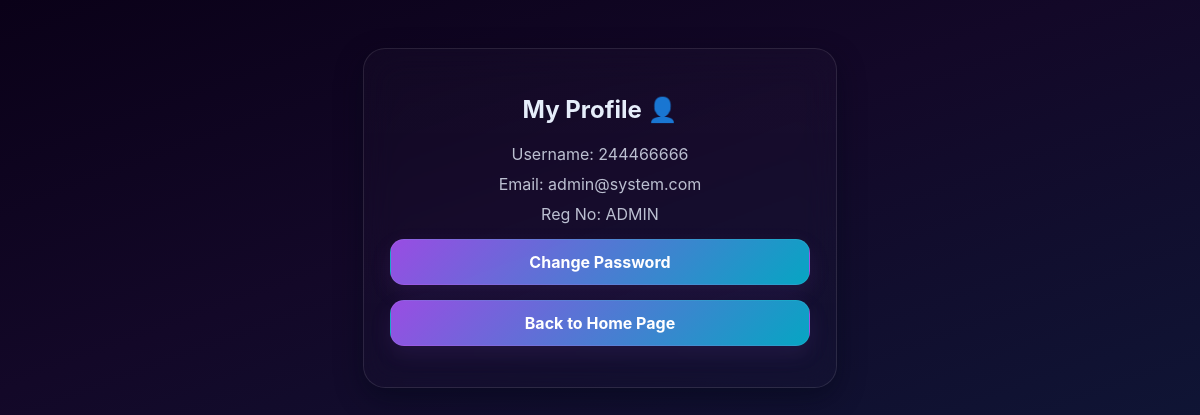
The app's page /profile (signed in) with its own data.
### app.py (models this page shows)
class User(db.Model):
    id = db.Column(db.Integer, primary_key=True)
    username = db.Column(db.String(80), unique=True, nullable=False)
    email = db.Column(db.String(120), unique=True, nullable=False)
    reg_number = db.Column(db.String(20), nullable=True)
    password = db.Column(db.String(200), nullable=False)
    is_admin = db.Column(db.Boolean, default=False)
    security_bike = db.Column(db.String(120), nullable=True)

### app.py (the view)
@app.route("/profile")
@login_required()
def profile():
    user = User.query.get(session["user_id"])
    return render_template("profile.html", user=user)

### app.py (called while the page is built, shortened)
@app.before_request
def create_admin_once():
    global admin_created

def login_required(admin_only=False):
    def decorator(f):
        @wraps(f)
        def wrapper(*args, **kwargs):
            if "user_id" not in session:
                return redirect(url_for("login"))
            if admin_only and not session.get("is_admin"):
                return "❌ Access Denied – Admin Only"
            return f(*args, **kwargs)
        return wrapper
    return decorator

@app.before_request
def block_unauthenticated_access():
    if request.endpoint == "static" or request.method == "OPTIONS":
        return
    open_endpoints = {"login", "register", "forgot_password"}
    if request.endpoint in open_endpoints:
        return
    if "user_id" not in session:
        return redirect(url_for("login"))

### templates/profile.html (shortened to what this page needs)
<!DOCTYPE html>
<html>
<head>
    <link rel="stylesheet" href="{{ url_for('static', filename='global.css') }}">
</head>
<body>
<div class="box">
    <h2>My Profile 👤</h2>
    <div class="info">Username: {{ user.username }}</div>
    <div class="info">Email: {{ user.email }}</div>
    <div class="info">Reg No: {{ user.reg_number }}</div>
    <a class="btn" href="/change_password">Change Password</a>
    <a class="btn" href="/home">Back to Home Page</a>
</div>
</body>
</html>

### templates/profile.html (style rules this page uses)
:root { --bg-deep:#0a0118; --bg-mid:#130828; --bg-navy:#0f1535; --glass: rgba(255,255,255,0.06); --glass-border: rgba(255,255,255,0.10); --neon-purple:#a855f7; --neon-cyan:#06b6d4; --text-primary:#e6eefb; --text-muted:rgba(230,238,251,0.8); --radius-lg:22px; }
body { background: linear-gradient(160deg,var(--bg-deep),var(--bg-mid) 45%,var(--bg-navy)); font-family: 'Inter','Poppins',sans-serif; color:var(--text-primary); padding: 40px; }
.box { width: 420px; margin: 0 auto; padding: 26px; background: linear-gradient(180deg, rgba(255,255,255,0.02), rgba(255,255,255,0.01)); border-radius: var(--radius-lg); backdrop-filter: blur(16px); border: 1px solid var(--glass-border); box-shadow: 0 10px 28px rgba(2,6,23,0.45); text-align:center }
.info { margin:10px 0; font-size:16px; color:var(--text-muted) }
.btn { padding:12px 20px; display:block; margin:15px auto; border-radius:14px; background: linear-gradient(135deg, rgba(168,85,247,0.9), rgba(6,182,212,0.9)); color:white; text-decoration:none; border: 1px solid rgba(255,255,255,0.06); font-weight:700; box-shadow: 0 8px 22px rgba(168,85,247,0.10) }

### records on screen
User: username "244466666", email "admin@system.com", reg_number "ADMIN"
